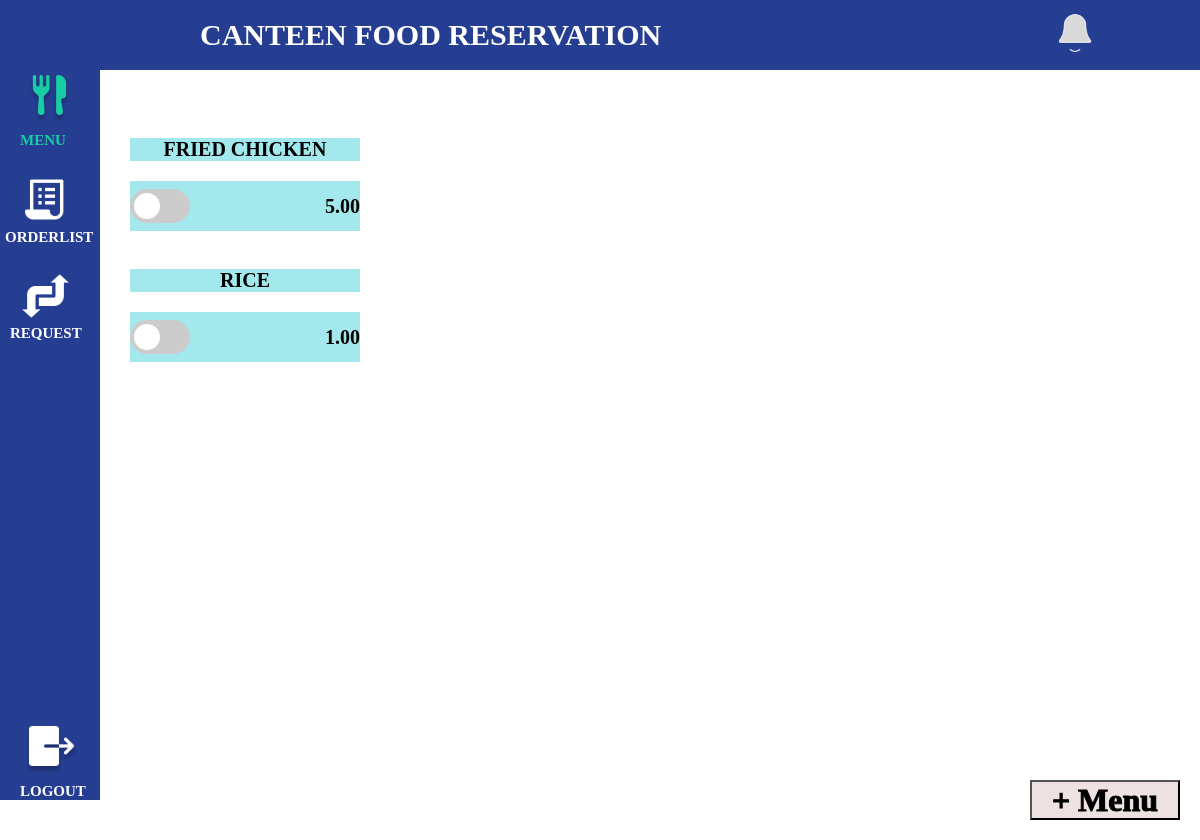
The page /admin-menu (signed in) on the database its author committed.
### practice/models.py (models this page shows)
class FoodItem(models.Model):
    id = models.AutoField(auto_created=True, primary_key=True, serialize=False, verbose_name='ID')
    Food_Name = models.CharField('Food Name', max_length=50)
    Food_Price = models.DecimalField('Food Price',max_digits=4, decimal_places=2)
    Ingredient_List = models.TextField('Ingredient List', max_length=100)
    Food_Description = models.TextField('Food Description', max_length=200)

### practice/views.py (the view)
# urls.py: path('admin-menu', views.adminmenu, name='admin-menu'),
@user_passes_test(is_superuser, login_url='login')
def adminmenu(request):
    fooditems = FoodItem.objects.all()  # Fetch all FoodItem objects
    return render(request, 'admin-menu.html', {'fooditems': fooditems})

### practice/views.py (called while the page is built)
def is_superuser(user):
    return user.is_authenticated and user.is_superuser

### practice/templates/admin-menu.html (shortened to what this page needs)
<!DOCTYPE html>
{% load static %}
<html>
    <head>
        <link rel="stylesheet" href="{% static 'css/admin-menu.css' %}">
    </head>
    <body>
        <header>
            <h1>CANTEEN FOOD RESERVATION</h1>
            <a href="#"><img src="{% static 'image/bell.png' %}" alt="logo" id="notif"></a>
        </header>
        <nav>
            <a href="{% url 'admin-menu' %}" class ="menu"><img src="{% static 'image/Menu Selected.png' %}">MENU</a>
            <a href="{% url 'admin-orderlist' %}" class="orderlist"><img src="{% static 'image/Order.png' %}">ORDERLIST</a>
            <a href="{% url 'admin-request' %}" class="request"><img src="{% static 'image/Change.png' %}">REQUEST</a>
            <a href="{% url 'logout' %}" class="logout" id="logout"><img src="{% static 'image/Logout.png' %}">LOGOUT</a>
        </nav>
        <main id="main">
            <button id="add-menu">+ Menu</button>
            <div id="menu">
                {% for fooditem in fooditems %}
                <form action="{% url 'toggle-availability' fooditem.id %}" method="POST">
                    <div id="blueP">
                        <p>{{fooditem.Food_Name}}</p>
                    </div>
                    <div id="bluebox">
                        <label class="switch">
                            <span class="slider round"></span><br>
                        </label>
                        <p>{{ fooditem.Food_Price }}</p>
                    </div>
                </form>
                {% endfor %}
            </div>
        </main>
    </body>
</html>

### practice/static/css/admin-menu.css (style rules this page uses)
nav { width: 100px; height: 100vh; top:0; left:0; position: fixed; float: left; background: #263E92; }
header { width: 100%; height: 70px; background: #263E92; position: fixed; top: 0; left: 0; display: flex; align-items: center; justify-content: space-between; z-index: 6; }
h1 { color: #FFF; text-align: left; position: relative; font-family: Quicksand; font-size: 30px; font-style: normal; font-weight: 500; line-height: normal; text-transform: uppercase; font-weight: bold; margin-left: 200px; }
header img { height: 50px; width: 50px; margin-right: 100px; }
nav { display: flex; flex-direction: column; }
.logout { margin-top: auto; text-decoration: none; margin-left: 20px; color: #FFF; font-family: Quicksand; font-size: 15px; font-style: normal; font-weight: 500; line-height: normal; text-transform: uppercase; font-weight: bold; }
.menu { text-decoration: none; margin-top: 70px; margin-left: 20px; color: #18CDA3; font-family: Quicksand; font-size: 15px; font-style: normal; font-weight: 500; line-height: normal; text-transform: uppercase; font-weight: bold; }
.menu img { float: center; }
.orderlist { text-decoration: none; margin-top: 25px; margin-left: 5px; color: #FFF; font-family: Quicksand; font-size: 15px; font-style: normal; font-weight: 500; line-height: normal; text-transform: uppercase; font-weight: bold; }
.orderlist img { float: center; margin-left: 15px; }
.request { text-decoration: none; margin-top: 25px; margin-left: 10px; color: #FFF; font-family: Quicksand; font-size: 15px; font-style: normal; font-weight: 500; line-height: normal; text-transform: uppercase; font-weight: bold; }
.request img { float: center; margin-left: 10px; }
#add-menu { position: fixed; bottom: 20px; right: 20px; background: rgba(226, 207, 207, 0.62); bottom: 20px; top: auto; width: 150px; height: 40px; color: #000; text-align: center; -webkit-text-stroke-width: 1px; -webkit-text-stroke-color: #000; font-family: Montserrat; font-size: 32px; font-style: normal; font-weight: bolder; line-height: 20px; cursor: pointer; }
#menu { display: flex; flex-direction: column; position: absolute; top: 100px; left: 130px; height: calc(100vh - 60px); align-items: center; z-index: 1; }
#menu p { font-family: Quicksand; font-size: 20px; text-transform: uppercase; font-weight: bold; }
#blueP { background: #A3E8ED; width:230px; text-align: center; }
#bluebox { display: flex; height: 50px; background: #A3E8ED; flex-direction: row; align-items: center; justify-content: space-between; width:230px; }
.switch { position: relative; display: inline-block; width: 60px; height: 34px; }
.slider { position: absolute; cursor: pointer; top: 0; left: 0; right: 0; bottom: 0; background-color: #ccc; -webkit-transition: .4s; transition: .4s; }
.slider:before { position: absolute; content: ""; height: 26px; width: 26px; left: 4px; bottom: 4px; background-color: white; -webkit-transition: .4s; transition: .4s; }
.slider.round { border-radius: 34px; }
.slider.round:before { border-radius: 50%; }

### rows shown on the page
FoodItem: Food_Name "FRIED CHICKEN", Food_Price "5.00"
FoodItem: Food_Name "RICE", Food_Price "1.00"
